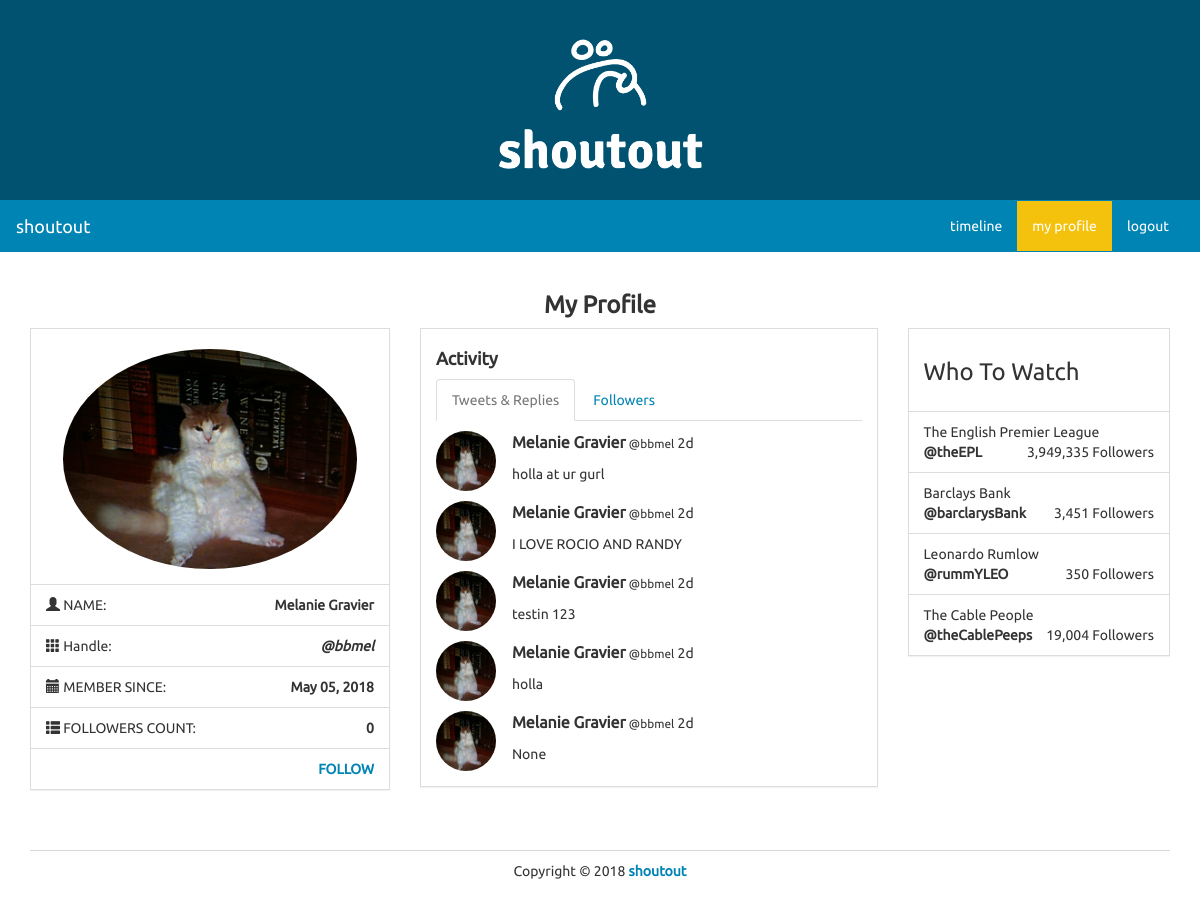
Page /profile/bbmel on the committed database.
### models.py (models this page shows)
class User(UserMixin, db.Model):
    id = db.Column(db.Integer, primary_key=True)
    name = db.Column(db.String(100))
    username = db.Column(db.String(30))
    image = db.Column(db.String(100))
    password = db.Column(db.String(50))
    join_date = db.Column(db.DateTime)
    shoutous = db.relationship('Shoutout', backref='user', lazy='dynamic')
    following = db.relationship('User', secondary=followers,
        primaryjoin=(followers.c.follower_id == id),
        secondaryjoin=(followers.c.followee_id == id),
        backref=db.backref('followers', lazy='dynamic'), lazy='dynamic')
    followed_by = db.relationship('User', secondary=followers,
        primaryjoin=(followers.c.followee_id == id),
        secondaryjoin=(followers.c.follower_id == id),
        backref=db.backref('followees', lazy='dynamic'), lazy='dynamic')

class Shoutout(db.Model):
    id = db.Column(db.Integer, primary_key=True)
    user_id = db.Column(db.Integer, db.ForeignKey('user.id'))
    text = db.Column(db.String(200))
    date_created = db.Column(db.DateTime)

### views.py (the view)
@app.route('/profile', defaults={'username' : None})
@app.route('/profile/<username>')
def profile(username):
    if username:
        user = User.query.filter_by(username=username).first()
        if not user:
            abort(404)
    else:
        user = current_user
    shoutouts = Shoutout.query.filter_by(user=user).order_by(Shoutout.date_created.desc()).all()
    current_time = datetime.now()
    followed_by = user.followed_by.all() # gets the list of users following the current user
    display_follow = True # for checking whether a user is being followed by another new_user
    if current_user == user:
        display_follow = False
    elif current_user in followed_by:
        display_follow = False
    return render_template('profile.html', current_user=user, shoutouts=shoutouts, current_time=current_time, followed_by=followed_by, display_follow=display_follow)

### app.py (called while the page is built)
@app.template_filter('time_since')
def time_since(delta):
    seconds = delta.total_seconds()
    days, seconds = divmod(seconds, 86400)
    hours, seconds = divmod(seconds, 3600)
    minutes, seconds = divmod(seconds, 60)
    if days > 0:
        return '%dd' % (days)
    elif hours > 0:
        return '%dh' % (hours)
    elif minutes > 0:
        return '%dm' % (minutes)
    else:
        return 'Just now'

### templates/profile.html (shortened to what this page needs)
<!DOCTYPE html>
<html lang="en">
	<head>
		<link rel="stylesheet" href="{{ url_for('static', filename='bs/css/united.min.css') }}">
		<link rel="stylesheet" href="{{ url_for('static', filename='css/styles.css') }}">
	</head>
	<body>
		<div class="container-fluid">
			<div class="row" id="banner">
				<div class="title col-lg-12">
					<img src='static/logos/white_logo_transparent.png' alt="logo" width="19%" height="19%">
				</div>
			</div>
		</div>
		<nav class="navbar navbar-default" role="navigation">
			<div class="container-fluid">
				<div class="navbar-header">
					<a class="navbar-brand" href="./">shoutout</a>
				</div>
				<div class="collapse navbar-collapse navbar-ex1-collapse">
					<ul class="nav navbar-nav navbar-right">
						<li><a href="{{ url_for('timeline') }}">timeline</a></li>
						<li class="active"><a href="{{ url_for('profile') }}">my profile</a></li>
						<li class=""><a href="{{ url_for('logout') }}">logout</a></li>
					</ul>
				</div>
			</div>
		</nav>
		<div class="container">
			<div class="row">
				<div class="col-lg-12">
					<h3 class="text-center bold">My Profile</h3>
				</div>
				<div class="col-lg-4">
					<div class="panel panel-default">
						<div class="panel-body">
							<div class="row pad">
								<div class="col-lg-12">
									<img src="{{ current_user.image }}" class="img-responsive img-circle center-block" alt="Image" style="height: 220px;" />
								</div>
							</div>
						</div>
						<ul class="list-group">
							<li class="list-group-item">
								<i class="glyphicon glyphicon-user"></i> NAME:
								<strong class="pull-right">{{ current_user.name }}</strong>
							</li>
							<li class="list-group-item">
								<i class="glyphicon glyphicon-th"></i> Handle:
								<strong class="pull-right"><em>@{{ current_user.username }}</em></strong>
							</li>
							<li class="list-group-item">
								<i class="glyphicon glyphicon-calendar"></i> MEMBER SINCE:
								<strong class="pull-right">{{ current_user.join_date.strftime('%B %d, %Y') }}</strong>
							</li>
							<li class="list-group-item">
								<i class="glyphicon glyphicon-th-list"></i> FOLLOWERS COUNT:
								<strong class="pull-right">{{ followed_by|length }}</strong>
							</li>
							{% if display_follow %}
							<li class="list-group-item">
								&nbsp; <strong class="pull-right"><a href="{{ url_for('follow',
									username=current_user.username) }}">FOLLOW</a></strong>
							</li>
							{% endif %}
						</ul>
					</div>
				</div>
				<div class="col-lg-5">
					<div class="panel panel-default">
						<div class="panel-body">
							<h4><strong>Activity</strong></h4>
							<div role="tabpanel">
								<ul class="nav nav-tabs" role="tablist">
									<li role="presentation" class="active">
										<a href="#tweets" aria-controls="tweets" role="tab" data-toggle="tab">Tweets &amp; Replies</a>
									</li>
									<li role="presentation">
										<a href="#followings" aria-controls="followings" role="tab" data-toggle="tab">Followers</a>
									</li>
								</ul>
								<div class="tab-content">
									<div role="tabpanel" class="tab-pane active" id="tweets">
										{% for shoutout in shoutouts %}
										<div class="row">
											<div class="col-lg-12">
												<div class="row pad">
													<div class="col-lg-2">
														<img src="{{ shoutout.user.image }}" class="img-circle" style="width: 60px; height: 60px;" />
													</div>
													<div class="col-lg-10">
														<div>
															<strong class="mid">{{ shoutout.user.name }}</strong>
															<small>@{{ shoutout.user.username }}</em></small>
															{{ (current_time - shoutout.date_created)|time_since }}
														</div>
														<div class="pad">
															{{ shoutout.text }}
														</div>
													</div>
												</div>
											</div>
										</div>
										{% endfor %}
									</div>
								</div>
							</div>
						</div>
					</div>
				</div>
				<div class="col-lg-3">
					<div class="panel panel-default">
						<div class="panel-body">
							<h3>Who To Watch</h3>
						</div>
						<ul class="list-group">
							<li class="list-group-item">
								The English Premier League
								<div>
									<strong>@theEPL</strong>
									<span class="pull-right">
										3,949,335 Followers
									</span>
								</div>
							</li>
							<li class="list-group-item">
								Barclays Bank
								<div>
									<strong>@barclarysBank</strong>
									<span class="pull-right">
										3,451 Followers
									</span>
								</div>
							</li>
							<li class="list-group-item">
								Leonardo Rumlow
								<div>
									<strong>@rummYLEO</strong>
									<span class="pull-right">
										350 Followers
									</span>
								</div>
							</li>
							<li class="list-group-item">
								The Cable People
								<div>
									<strong>@theCablePeeps</strong>
									<span class="pull-right">
										19,004 Followers
									</span>
								</div>
							</li>
						</ul>
					</div>
				</div>
			</div>
			<footer>
				<div class="row pad">
					<div class="col-lg-12 text-center">
						Copyright &copy; 2018 <strong> <a href="./">shoutout</a></strong>
					</div>
				</div>
			</footer>
		</div>
	</body>
</html>

### static/css/styles.css (style rules this page uses)
body { font-family: Ubuntu, verdana, georgia, serif, sans-serif; }
a, a:hover, a:active, a:focus, a:visited { text-decoration: none; }
.bold { font-weight: bolder !important; }
div.panel, .btn, .navbar { border-radius: 0; }
footer { margin-top: 40px; margin-bottom: 20px; }
.pad { margin-top: 10px !important; }
div.panel-body { padding-top: 10px; }
.mid { font-size: 16px; }
body > nav { border-radius: 0 !important; }
footer { border-top: 1px solid rgba(44, 62, 80, .2); }
#banner { height: 200px; background-color: #015270; text-align: center; padding: 10px; padding-top: 20px; }

### rows in the picture
User: image (picture), name "Melanie Gravier", username "bbmel", join_date "May 05, 2018"
Shoutout: user.image (picture), user.name "Melanie Gravier", user.username "bbmel", (current_time-shoutout.date_created)|time_since "2d", text "holla at ur gurl"
Shoutout: user.image (picture), user.name "Melanie Gravier", user.username "bbmel", (current_time-shoutout.date_created)|time_since "2d", text "I LOVE ROCIO AND RANDY"
Shoutout: user.image (picture), user.name "Melanie Gravier", user.username "bbmel", (current_time-shoutout.date_created)|time_since "2d", text "testin 123"
Shoutout: user.image (picture), user.name "Melanie Gravier", user.username "bbmel", (current_time-shoutout.date_created)|time_since "2d", text "holla"
Shoutout: user.image (picture), user.name "Melanie Gravier", user.username "bbmel", (current_time-shoutout.date_created)|time_since "2d", text "None"

### other values in the picture
{{ followed_by|length }} "0"
